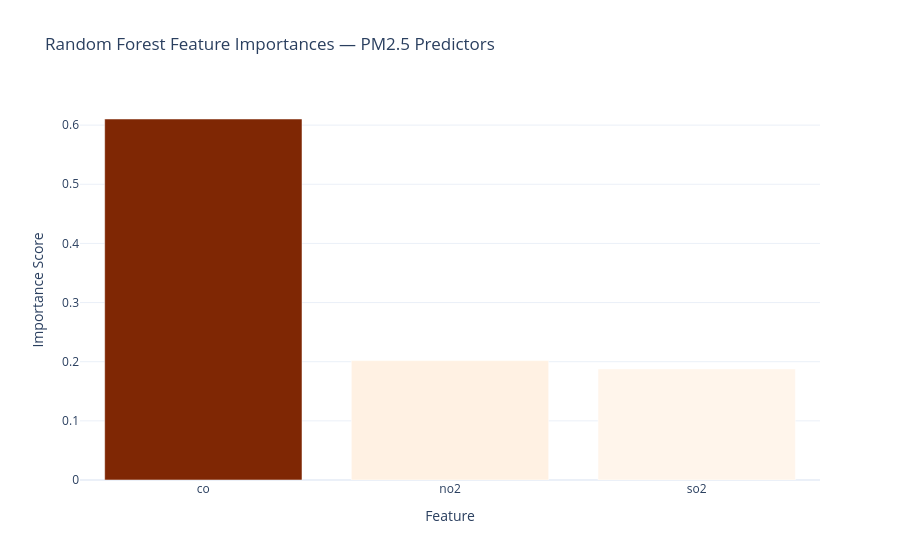

Notebook cell for this chart:
### Markdown cell above
## 1. Pipeline Development
*By Ian (Pipeline Architecture)*

- **No data leakage** : the `StandardScaler` is fitted only on training data. When the pipeline is used for inference, it automatically applies the same scaling parameters learned during training.
- **Portability** : saving the pipeline to disk with `joblib` captures both the scaler *and* the model, so any downstream application (e.g., Streamlit) just loads one file and calls `.predict()`.

The `RandomForestRegressor` uses parameters carried forward from our Week 3 tuning (`max_depth=20`, `n_estimators=100`). We also extract **feature importances** here, these tell us which pollutant is the strongest predictor of PM2.5, which connects to the broader data exploration goal.

### Code cell
# ── Model hyperparameters (from Week 3 tuning) ─────────────────────────────────
rf_params = {
    'n_estimators'     : 100,
    'max_depth'        : 20,
    'min_samples_split': 5,
    'random_state'     : RANDOM_STATE,
    'n_jobs'           : -1,
}

# ── Build pipeline: StandardScaler → RandomForestRegressor ────────────────────
model_pipeline = Pipeline([
    ('scaler',    StandardScaler()),
    ('regressor', RandomForestRegressor(**rf_params)),
])

print("Pipeline structure:")
print(model_pipeline)

# ── Train ──────────────────────────────────────────────────────────────────────
print("\nFitting pipeline on training data (this may take a moment)...")
model_pipeline.fit(X_train, y_train)
print("Training complete.")

# ── Predict on held-out test set ───────────────────────────────────────────────
y_pred = model_pipeline.predict(X_test)

# ── Test-set evaluation metrics ────────────────────────────────────────────────
mae  = mean_absolute_error(y_test, y_pred)
rmse = np.sqrt(mean_squared_error(y_test, y_pred))
r2   = r2_score(y_test, y_pred)

print("\n── Test Set Performance ──")
print(f"  MAE  : {mae:.4f} µg/m³")
print(f"  RMSE : {rmse:.4f} µg/m³")
print(f"  R²   : {r2:.4f}")

# ── Feature Importances ────────────────────────────────────────────────────────
importances = model_pipeline.named_steps['regressor'].feature_importances_
feat_df = pd.DataFrame({'Feature': FEATURES, 'Importance': importances})\
            .sort_values('Importance', ascending=False)

print("\n── Feature Importances ──")
display(feat_df.round(4))

fig_imp = px.bar(
    feat_df, x='Feature', y='Importance',
    title='Random Forest Feature Importances — PM2.5 Predictors',
    color='Importance',
    color_continuous_scale='Oranges',
    labels={'Importance': 'Importance Score'},
    template='plotly_white'
)
fig_imp.update_layout(coloraxis_showscale=False)
fig_imp.show()

### Figure 1 — Plotly figure (JSON) as saved in the notebook; plotly's stock layout.template omitted (floating-point values rounded to 4 significant figures)
{"data": [{"hovertemplate": "Feature=%{x}<br>Importance Score=%{marker.color}<extra></extra>", "legendgroup": "", "marker": {"color": [0.6103, 0.2019, 0.1878], "coloraxis": "coloraxis", "pattern": {"shape": ""}}, "name": "", "orientation": "v", "showlegend": false, "textposition": "auto", "type": "bar", "x": ["co", "no2", "so2"], "xaxis": "x", "y": [0.6103, 0.2019, 0.1878], "yaxis": "y"}], "layout": {"barmode": "relative", "coloraxis": {"colorbar": {"title": {"text": "Importance Score"}}, "colorscale": [[0, "rgb(255,245,235)"], [0.125, "rgb(254,230,206)"], [0.25, "rgb(253,208,162)"], [0.375, "rgb(253,174,107)"], [0.5, "rgb(253,141,60)"], [0.625, "rgb(241,105,19)"], [0.75, "rgb(217,72,1)"], [0.875, "rgb(166,54,3)"], [1, "rgb(127,39,4)"]], "showscale": false}, "legend": {"tracegroupgap": 0}, "title": {"text": "Random Forest Feature Importances — PM2.5 Predictors"}, "xaxis": {"anchor": "y", "domain": [0, 1], "title": {"text": "Feature"}}, "yaxis": {"anchor": "x", "domain": [0, 1], "title": {"text": "Importance Score"}}}}
